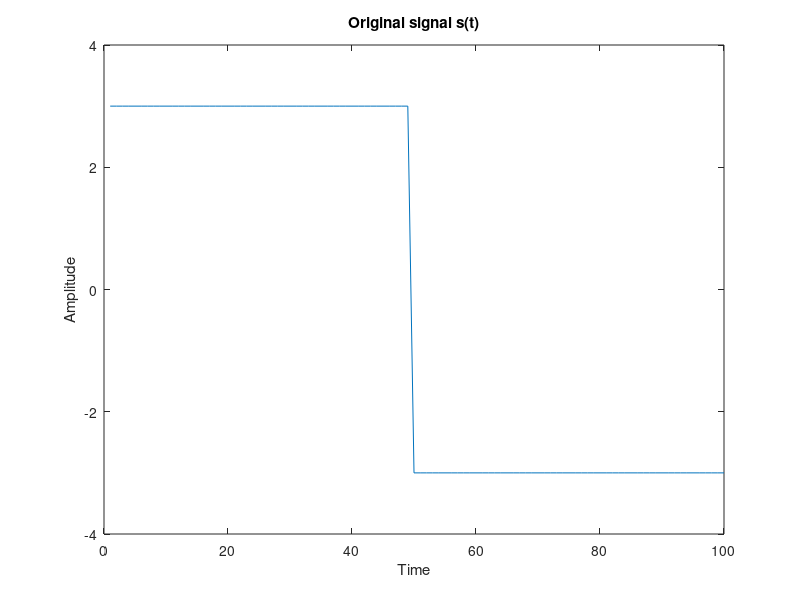
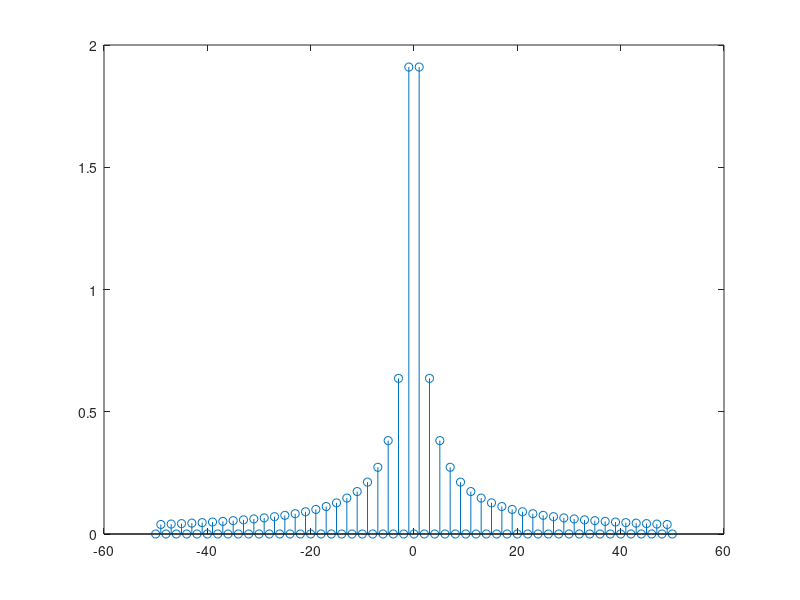
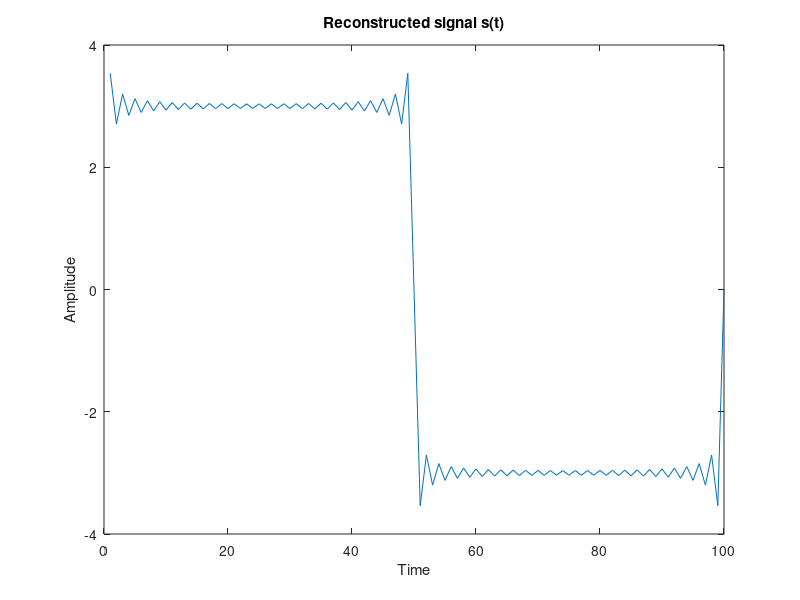

Write the MATLAB code that produced these figures, in order.
% use ylim to adjust the vertical limit of the plot
% Fourier coefficients c_k for k = [-k_max, k_max]

% part 1 -- recreating the original signal 

T = 100;
A = 3;
t = [1:100];

% signal with an amplitude of 3 over the first 50 samples
% amplitude of -3 over the last 50 samples
s_rec = ones(1, T);
for i = 1:T
    if i/50 < 1
        s_rec(i) = 3;
    else 
        s_rec(i) = -3;
    end 
end

figure;
plot(s_rec);
title("Original signal s(t)");
ylim([-A-1, A+1]);
xlabel("Time");
ylabel("Amplitude");


% part 2 -- Fourier coefficients 
% using stem for better data visualisation

k_max = 50;
k = [-k_max:k_max]
c_k = zeros(1, T+1);

for i = 1:T
    if mod(k(i), 2) == 1
        c_k(i) = (2/(j * pi * k(i))) * A;
    end
end


figure;
title("Fourier coefficients");
xlabel("Frequency component (k)");
ylabel("Magnitude of component");
stem(k, abs(c_k));


% part 3 -- reconstructing the signal
% syms k x
% sum = symsum(c_k * exp(j*(2*pi*k*t)/T), k, -T, T);

t = 1:101
k_max = 50;
k = [-k_max:k_max]
total_sum = 0;

s_rec = zeros(1, T+1)
for i = 1:100
    s_rec(i) = 0;
    for idx = 1:100
        s_rec(i) = s_rec(i) + c_k(idx) * exp(j*((2 * pi * i * k(idx))/T));
    end 
end

figure;
plot(t, s_rec);
title("Reconstructed signal s(t)");
xlabel("Time");
ylabel("Amplitude");
xlim([0, 100]);





